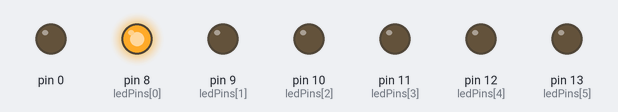
Recording of a sketch running on a simulated Arduino Uno, built with avr-gcc and run on an emulated ATmega328P. Parts: output pins drawn as LEDs (lit = HIGH). Random numbers use the default seed unless the sketch sets one.

Above: at 0.22 s.
At 1.4 s:
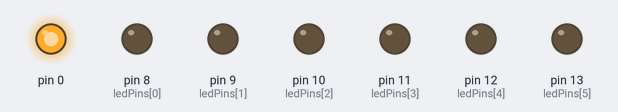
At 6.9 s:
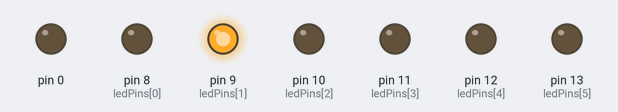
At 21.9 s:
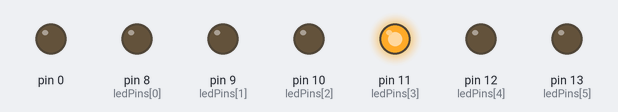
At 30.5 s:
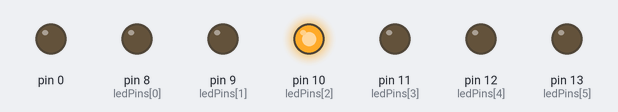
At 38.8 s:
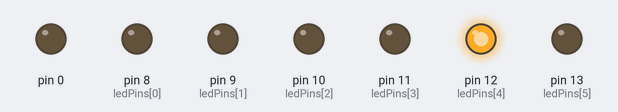
Timing chart, 0 to 40.0 s (numbered marks = the images above):
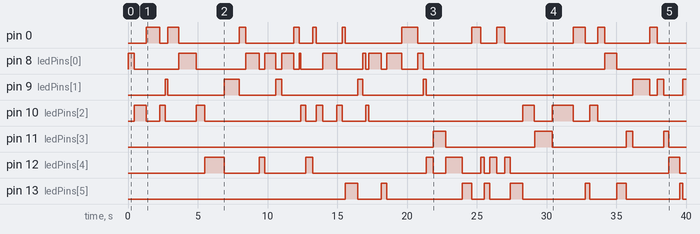

The sketch:

randomLED.ino
```cpp
int ledPins[] = {8,9,10,11,12,13};

void setup() {
  int index;
  for(index = 0; index <= 6; index++)
  {
    pinMode(ledPins[index],OUTPUT);
  }
}

void loop() {
  randomLED();

}

void randomLED()
{
int index;
int delayTime;

index = random(7);
delayTime = random(100,1000);

digitalWrite(ledPins[index], HIGH);
delay(delayTime);
digitalWrite(ledPins[index], LOW);
}
```

Measured:
- by itself, pin 0: LOW → HIGH at 1.3 s, → LOW 0.97 s later, → HIGH 0.59 s later, → LOW 0.77 s later, … (24 changes in this stretch)
- by itself, pin 8 (ledPins[0]): LOW → HIGH at 0.00 s, → LOW 0.45 s later, → HIGH 3.2 s later, → LOW 1.2 s later, … (24 changes in this stretch)
- by itself, pin 9 (ledPins[1]): LOW → HIGH at 2.7 s, → LOW 0.21 s later, → HIGH 4.0 s later, → LOW 1.1 s later, … (15 changes in this stretch)
- by itself, pin 10 (ledPins[2]): LOW → HIGH at 0.45 s, → LOW 0.86 s later, → HIGH 0.97 s later, → LOW 0.38 s later, … (20 changes in this stretch)
- by itself, pin 11 (ledPins[3]): LOW → HIGH at 21.9 s, → LOW 0.90 s later, → HIGH 6.4 s later, → LOW 1.3 s later, … (8 changes in this stretch)
- by itself, pin 12 (ledPins[4]): LOW → HIGH at 5.5 s, → LOW 1.4 s later, → HIGH 2.5 s later, → LOW 0.43 s later, … (18 changes in this stretch)
- by itself, pin 13 (ledPins[5]): LOW → HIGH at 15.6 s, → LOW 0.89 s later, → HIGH 1.7 s later, → LOW 0.41 s later, … (16 changes in this stretch)
